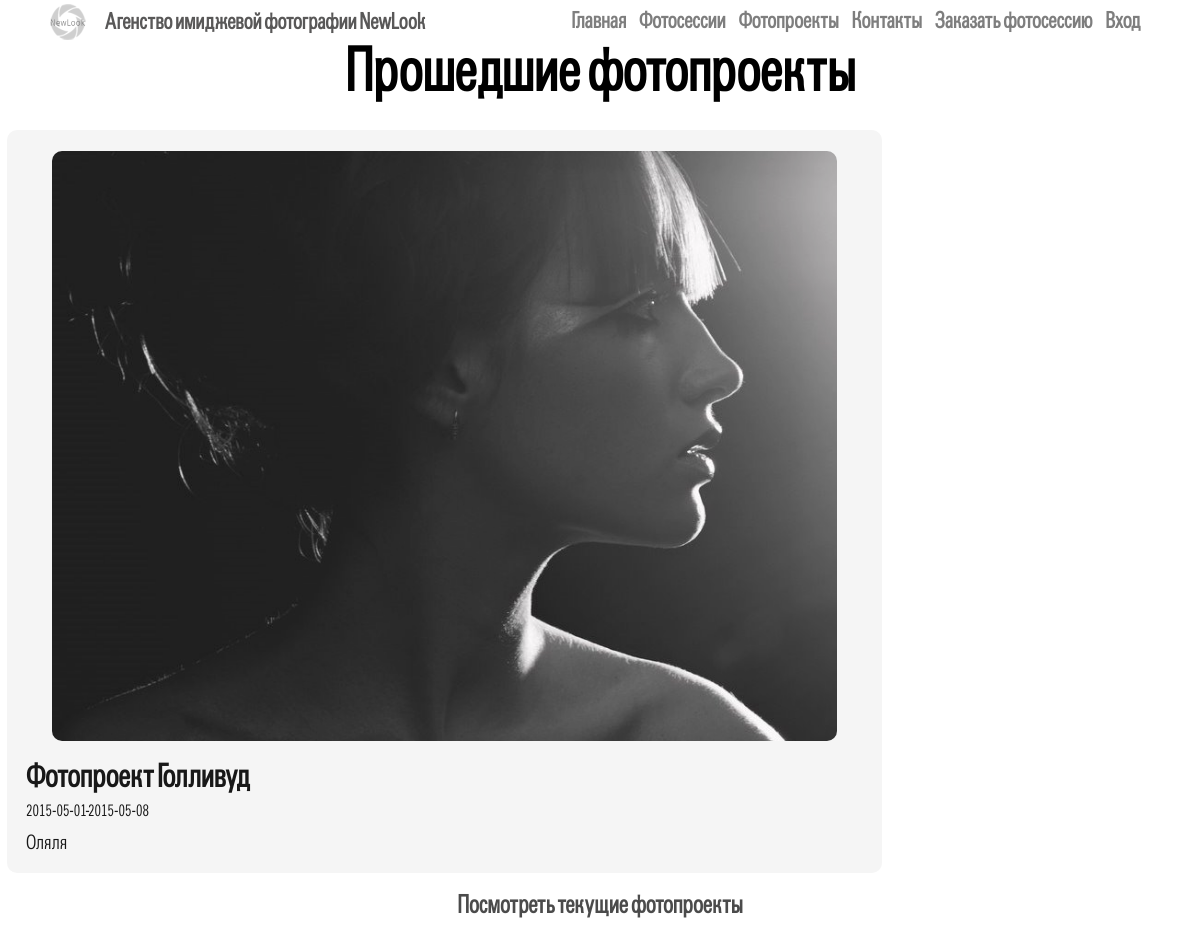
The page /projects/others.php on the database its author committed.
### tables this page shows
CREATE TABLE IF NOT EXISTS `photoproject` (
  `id_project` int(10) NOT NULL AUTO_INCREMENT,
  `name_folder` varchar(15) NOT NULL,
  `name_project` varchar(30) NOT NULL,
  `date_start` date NOT NULL,
  `date_over` date NOT NULL,
  `about_project` varchar(3000) NOT NULL,
  `price` int(10) NOT NULL,
  `makeup` tinyint(1) NOT NULL,
  `hairstylist` tinyint(1) NOT NULL,
  `florist` tinyint(1) NOT NULL,
  `id_location` int(10) NOT NULL,
  `color` varchar(7) NOT NULL,
  `color_butt_txt` varchar(7) NOT NULL,
  `color_butt` varchar(7) NOT NULL,
  PRIMARY KEY (`id_project`)
);

### projects/others.php (the view, shortened to what this page needs)
<html>
<head>
	<link rel="stylesheet" type="text/css" href="../css/style_project.css">
	<link rel="stylesheet" type="text/css" href="../css/style.css">
</head>
<body>
<br>
<h1 class=projects_block_h1>Прошедшие фотопроекты</h1>
<?
$date_now=date('Y-m-d');
$request= "SELECT id_project, name_project, date_start, date_over, about_project, price, name_folder FROM photoproject WHERE (".$date_now."<date_over) ORDER BY id_project";
$result=mysql_query($request);
while($row=mysql_fetch_array($result)){
if($date_now>$row['date_over']){
echo "<a href='project.php?id=".$row['id_project']."'><table class=table_pr border='0' ><tr><td><img class='title_img_pr' src='".$row['name_folder']."/title_photo.jpg'>";
echo "<h1 class=title_pr_h1>Фотопроект ".$row['name_project']."</h1>";
echo "<p class=about_date_pr>".$row['date_start']."-".$row['date_over']."</p>";
echo "<h2 class=about_pr_h2>".$row['about_project']."</h2>";
echo "</tr></table></a>";
}
}
?>
<a href="index.php"><h2 class="projects_block_h1 a1" style="font-size:25px;">Посмотреть текущие фотопроекты</h2></a>
</body>
</html>

### css/style_project.css (style rules this page uses)
.title_img_pr { vertical-align: top; width: 90%; text-align: center; margin: 10px; margin-top: 20px; margin-left: 10px; border-radius: 10px; z-index: 5; }
.table_pr { display:inline; text-align:center; margin: 5px 5px 10px 5px; vertical-align: top; width: 32%; }
td { transition: 1s; opacity: 0.9; background-color:#F4F4F4; border: 0px solid black; border-radius: 10px; }
.title_pr_h1 { margin-bottom: -13px; margin-top:5px; text-align: left; margin-left: 18px; z-index: 5; }
.about_date_pr { font-size: 17px; text-align: left; margin-left: 18px; margin-bottom: 0px; z-index: 5; }
.about_pr_h2 { margin-left: 10px; margin-right: 15px; margin-top: 10px; font-size: 20px; text-align: left; margin-left: 18px; font-weight: normal; z-index: 5; }
.projects_block_h1 { margin-bottom: 20px; margin-top: 15px; font-size: 60px; font-weight: bold; text-align: center; }
.a1 { transition: 1s; opacity: 0.7; }

### css/style.css (style rules this page uses)
a { text-decoration: none; }
body { background: white; margin: 0px; font-family: GroticCn; }
a { color: black; }
#header { background: #FFFFFF; opacity: 0.8; position:fixed; top: 0px; width: 100%; height: 45px; min-width: 1200px; z-index: 999; }
.logo { width: 36px; height: 36px; margin-left: 50px; margin-top: 4px; }
.header_logo_text { font-family: GroticCn; color: #595858; margin-left: 105px; margin-top: -32px; font-size: 1.4em; }
.text_menu { transition: 1s; opacity: 0.5; }
.text_menu_2 { transition: 0s; margin-right: 10px; }
.menu { text-align:right; margin-top: -43px; font-weight: bold; margin-right: 50px; }

### rows shown on the page
photoproject: name_folder (picture), name_project "Голливуд", date_start "2015-05-01", date_over "2015-05-08", about_project "Оляля"
